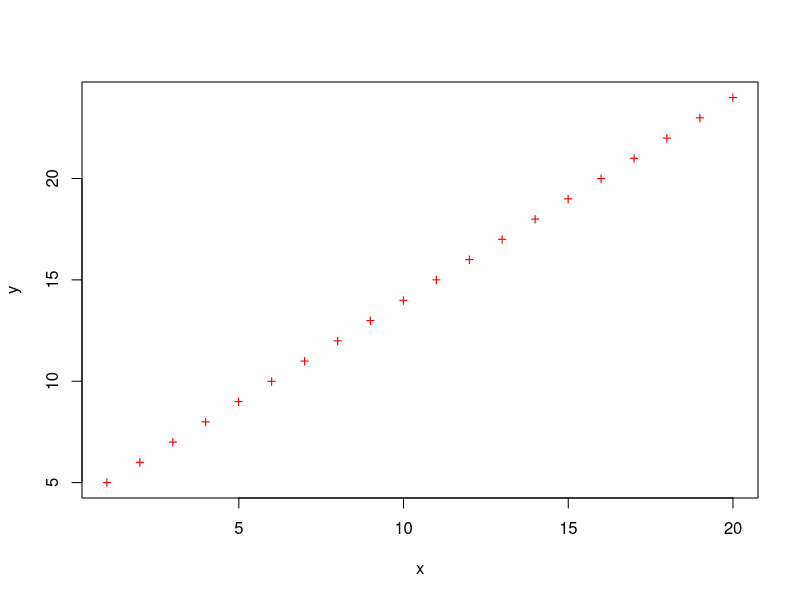
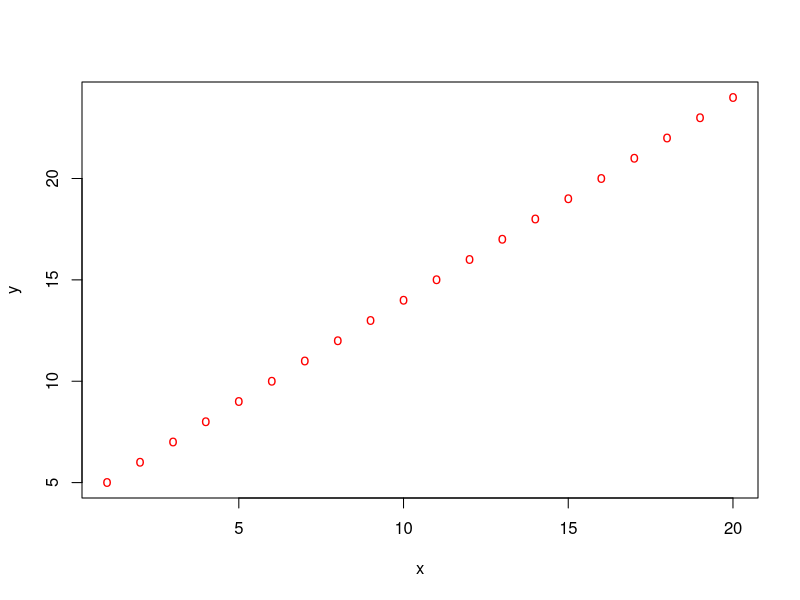
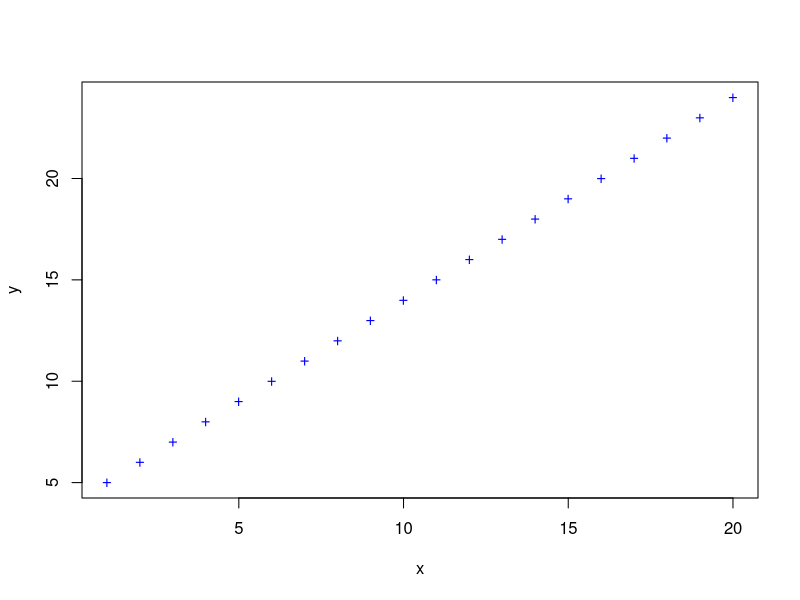

Write the R code that produced these figures, in order. (Note: this script raises an error after producing the figures.)
## ---- chunk 1
x <- 5.8
cat("The result is",x,"N/m.\n")
## ---- chunk 2
x <- readline("Enter x: \n")
x
## ---- chunk 3
x <- as.numeric(x)
x
## ---- chunk 4
x <- 6
y <- 0.5
if (x>2 & y<1){
  print(x)
  print(y)
}else{
  cat("Warning, x<=2 or y>-1\n")
}
## ---- chunk 5
for (f in seq(1,10,by=2)){
  cat("Square root of",f,"is",sqrt(f),"\n")
}
## ---- chunk 6
x <- seq(1,10,by=2)
ee <- paste("Square root of",x,"is",sqrt(x),"\n")
cat(ee)
## ---- chunk 7
geo.mean <- function(x){
  z <- prod(x)^(1/length(x))
  return(z)
}
x = seq(1,100)
geo.mean(x)
## ---- chunk 8
my.plot <- function(x,y,symb="+",color="red"){
  plot(x,y,pch=symb,col=color)
}
x = seq(1,20,1)
y = seq(5,24,1)
my.plot(x,y)
my.plot(x,y,"o")
my.plot(x,y,color="blue")
args("my.plot")
## ---- chunk 9
sapply(seq(1,10,by=2), function(i){
  z <- paste("Square root of",i,"is",round(sqrt(i),3))
})

